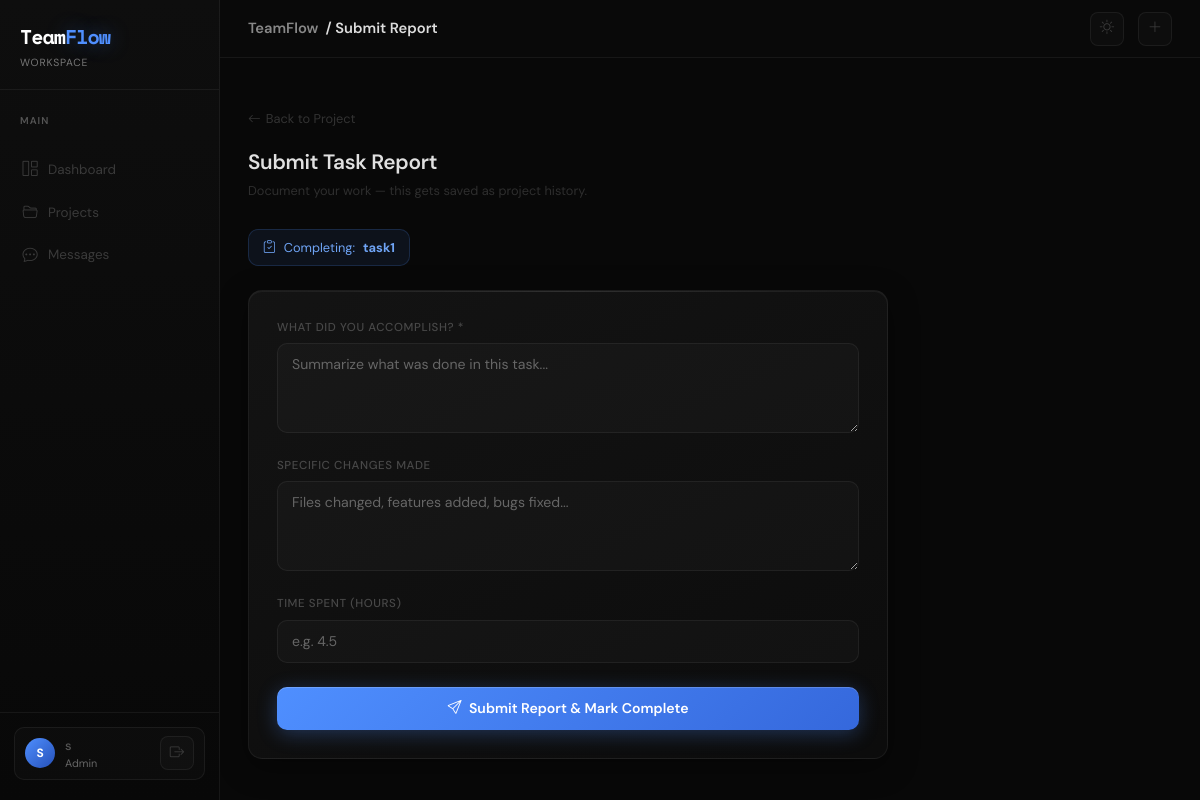
/task/1/submit-report (signed in), run on the app's committed database.
### app/models.py (models this page shows, shortened)
class User(db.Model, UserMixin):
    id = db.Column(db.Integer, primary_key=True)
    full_name = db.Column(db.String(100), nullable=False)
    email = db.Column(db.String(120), unique=True, nullable=False)
    password_hash = db.Column(db.String(200), nullable=False)
    role = db.Column(db.String(20), default='Member')  # Admin or Member
    profile_image = db.Column(db.String(100), default='default.jpg')
    created_at = db.Column(db.DateTime, default=datetime.utcnow)
    assigned_tasks = db.relationship('Task', backref='assignee', lazy=True, foreign_keys='Task.assigned_to')
    member_of = db.relationship('ProjectMember', backref='user', lazy=True)
    messages_sent = db.relationship('Message', backref='sender', lazy=True)
    task_files = db.relationship('TaskFile', backref='uploader', lazy=True)
    reports = db.relationship('TaskReport', backref='member', lazy=True)

class Task(db.Model):
    id = db.Column(db.Integer, primary_key=True)
    project_id = db.Column(db.Integer, db.ForeignKey('project.id'))
    title = db.Column(db.String(150), nullable=False)
    description = db.Column(db.Text)
    assigned_to = db.Column(db.Integer, db.ForeignKey('user.id'))
    priority = db.Column(db.String(20))
    deadline = db.Column(db.Date)
    status = db.Column(db.String(20), default='To Do')  # To Do, In Progress, Review, Completed, Overdue
    created_at = db.Column(db.DateTime, default=datetime.utcnow)
    files = db.relationship('TaskFile', backref='task', cascade="all, delete", lazy=True)
    report = db.relationship('TaskReport', backref='task', uselist=False, cascade="all, delete")  # only one report per task

### app/routes/tasks.py (the view, shortened to what this page needs)
@tasks.route('/task/<int:id>/submit-report', methods=['GET', 'POST'])
@login_required
def submit_report(id):
    task = Task.query.get_or_404(id)
    form = ReportForm()
    return render_template('tasks/report_form.html', form=form, task=task)

### app/forms.py
class ReportForm(FlaskForm):
    summary = TextAreaField('What did you achieve?', validators=[DataRequired()])
    changes_made = TextAreaField('Specific changes')
    time_taken = StringField('Estimated time spent (hrs)')
    submit = SubmitField('Submit Final Report')

### app/__init__.py (called while the page is built)
def create_app(config_class=Config):
    app = Flask(__name__)
    app.config.from_object(config_class)
    csrf.init_app(app)
    db.init_app(app)
    migrate.init_app(app, db)
    login_manager.init_app(app)
    socketio.init_app(app)
    @app.context_processor
    def inject_today():
        todays_date = date.today()
        return dict(today=todays_date)
    from app.routes.auth import auth
    from app.routes.projects import projects
    from app.routes.tasks import tasks
    from app.routes.main import main
    from app.routes.chat import chat_bp
    app.register_blueprint(auth)
    app.register_blueprint(projects)
    app.register_blueprint(tasks)
    app.register_blueprint(main)
    app.register_blueprint(chat_bp)
    return app

### app/models.py (called while the page is built)
@login_manager.user_loader
def load_user(user_id):
    user = User.query.get(int(user_id))
    return user

### app/templates/tasks/report_form.html (shortened to what this page needs)
{% extends 'base.html' %}
{% block page_title %}Submit Report{% endblock %}
{% block content %}
<div class="form-wrap">
    <a href="{{ url_for('projects.view_project', id=task.project_id) }}" class="back-link">
        <i class="bi bi-arrow-left"></i> Back to Project
    </a>
    <div class="section-heading">Submit Task Report</div>
    <p class="section-sub">Document your work — this gets saved as project history.</p>
    <div class="task-info-pill">
        <i class="bi bi-clipboard-check"></i>
        Completing: <strong>{{ task.title }}</strong>
    </div>
    <div class="tf-card" style="padding: 28px;">
        <form method="POST" novalidate>
            <div class="mb-4">
                <label class="form-label">What did you accomplish? *</label>
                {{ form.summary(class="form-control", placeholder="Summarize what was done in this task...") }}
            </div>
            <div class="mb-4">
                <label class="form-label">Specific Changes Made</label>
                {{ form.changes_made(class="form-control", placeholder="Files changed, features added, bugs fixed...") }}
            </div>
            <div class="mb-4">
                <label class="form-label">Time Spent (hours)</label>
                {{ form.time_taken(class="form-control", placeholder="e.g. 4.5") }}
            </div>
            <button type="submit" class="btn-submit">
                <i class="bi bi-send me-1"></i> Submit Report & Mark Complete
            </button>
        </form>
    </div>
</div>
{% endblock %}

### app/templates/base.html (shortened to what this page needs)
<!DOCTYPE html>
<html lang="en">
<head>
    <link href="https://cdn.jsdelivr.net/npm/bootstrap@5.3.0/dist/css/bootstrap.min.css" rel="stylesheet">
    <link rel="stylesheet" href="https://cdn.jsdelivr.net/npm/bootstrap-icons@1.11.0/font/bootstrap-icons.css">
    <link rel="stylesheet" href="{{ url_for('static', filename='css/teamflow.css') }}">
</head>
<body class="app-page">
<aside class="sidebar">
    <a href="{{ url_for('main.dashboard') }}" class="sidebar-brand">
        <div class="logo-text">Team<span>Flow</span></div>
        <div class="logo-sub">Workspace</div>
    </a>
    <nav class="sidebar-nav">
        <p class="nav-section-label">Main</p>
        <a href="{{ url_for('main.dashboard') }}" class="sidebar-link {% if request.endpoint == 'main.dashboard' %}active{% endif %}">
            <i class="bi bi-grid-1x2"></i> Dashboard
        </a>
        <a href="{{ url_for('projects.list_projects') }}" class="sidebar-link {% if 'project' in (request.endpoint or '') %}active{% endif %}">
            <i class="bi bi-folder2-open"></i> Projects
        </a>
        <a href="{{ url_for('chat.index') }}" class="sidebar-link {% if 'chat' in (request.endpoint or '') %}active{% endif %}">
            <i class="bi bi-chat-dots"></i> Messages
        </a>
    </nav>
    <div class="sidebar-user">
        <div class="user-chip">
            <div class="user-avatar">{{ current_user.full_name[0].upper() }}</div>
            <div>
                <div class="user-name">{{ current_user.full_name.split(' ')[0] }}</div>
                <div class="user-role">{{ current_user.role }}</div>
            </div>
            <a href="{{ url_for('auth.logout') }}" class="ms-auto topbar-icon-btn" title="Logout">
                <i class="bi bi-box-arrow-right"></i>
            </a>
        </div>
    </div>
</aside>
<div class="main-wrapper">
    <header class="topbar">
        <div class="topbar-title">
            TeamFlow &nbsp;<span>/ {% block page_title %}Dashboard{% endblock %}</span>
        </div>
        <div class="topbar-actions">
            <button class="topbar-icon-btn" id="themeToggleBtn" onclick="toggleTheme()" title="Toggle light / dark mode">
                <i class="bi bi-sun" id="themeIcon"></i>
            </button>
            {% if current_user.role == 'Admin' %}
            <a href="{{ url_for('projects.new_project') }}" class="topbar-icon-btn" title="New Project">
                <i class="bi bi-plus-lg"></i>
            </a>
            {% endif %}
        </div>
    </header>
    <main class="page-body">
        {% block content %}{% endblock %}
    </main>
</div>
</body>
</html>

### data on the page
User: full_name "S", full_name "s", role "Admin"
Task: title "task1"
